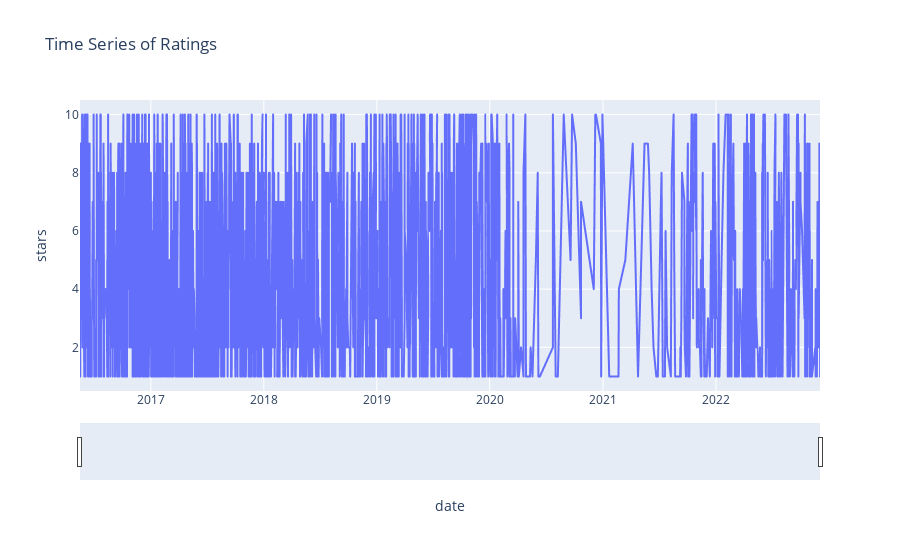

Write notebook code for a chart like this one.
### Code cell
# plot a time series using plotly
fig = px.line(df, x='date', y='stars', title='Time Series of Ratings')
fig.update_xaxes(rangeslider_visible=True)
fig.show()

### Figure 1 — Plotly figure (JSON) as saved in the notebook; plotly's stock layout.template omitted (floating-point values rounded to 4 significant figures; data arrays with more than 128 entries replaced by an {"elided": "..."} marker saying what was removed)
{"data": [{"hovertemplate": "date=%{x}<br>stars=%{y}<extra></extra>", "legendgroup": "", "line": {"color": "#636efa", "dash": "solid"}, "marker": {"symbol": "circle"}, "mode": "lines", "name": "", "showlegend": false, "type": "scattergl", "x": {"elided": "2000 str values"}, "xaxis": "x", "y": {"elided": "2000 int values"}, "yaxis": "y"}], "layout": {"legend": {"tracegroupgap": 0}, "title": {"text": "Time Series of Ratings"}, "xaxis": {"anchor": "y", "domain": [0, 1], "rangeslider": {"visible": true}, "title": {"text": "date"}}, "yaxis": {"anchor": "x", "domain": [0, 1], "title": {"text": "stars"}}}}
